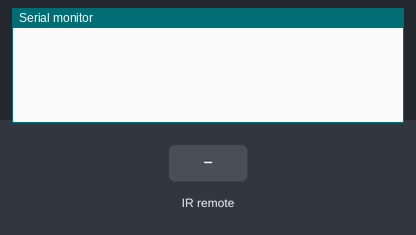
A sketch run on a simulated Arduino Uno, built with avr-gcc and run on an emulated ATmega328P. On the bench: the last lines printed to the serial monitor. The test bench sets the inputs (shaded band).

Above: at 1.2 s.
1.3 s: infrared code 0xFFA25D received
At 2.3 s:
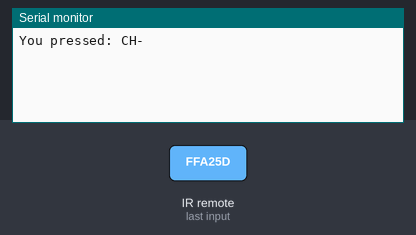
2.8 s: infrared code 0xFF22DD received
At 3.4 s:
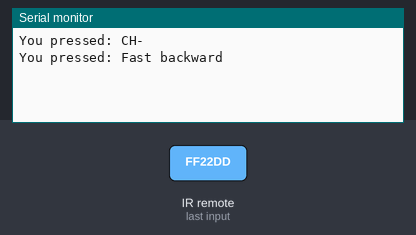
4.3 s: infrared code 0xFF02FD received
At 5.5 s:
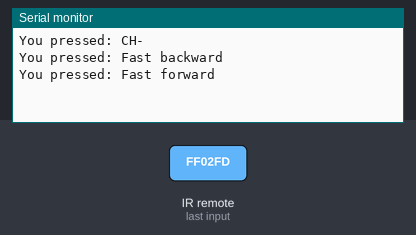
5.8 s: infrared code 0xFFC23D received
At 6.9 s:
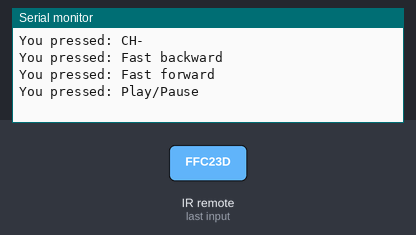
7.3 s: infrared code 0xFFE01F received
At 8.1 s:
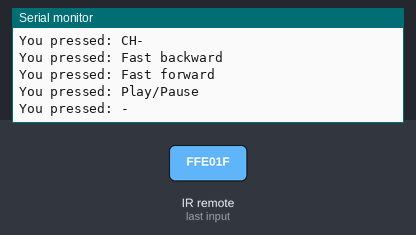
8.8 s: infrared code 0xFF906F received
At 9.2 s:
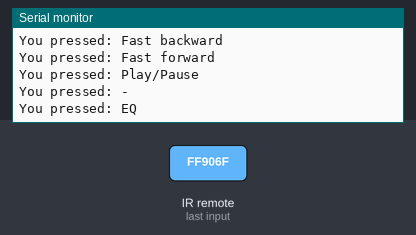

The sketch:

Infrared.ino
```cpp
#include <IRremote.h>

int recivePin = 11;
decode_results results;

IRrecv irrecv(recivePin);

int longPressCount = 0;

void setup() {
  // put your setup code here, to run once:
  Serial.begin(9600);
  irrecv.enableIRIn();
}

void loop() {
  // put your main code here, to run repeatedly:
  if (irrecv.decode(&results)) {
    if (results.value != 0xFFFFFFFF) {
      longPressCount = 0;
      Serial.print("You pressed: ");
    }
    switch (results.value) {
    case 0xFFA25D:
        Serial.println("CH-");
        break;
    case 0xFF629D:
        Serial.println("CH");
        break;
    case 0xFFE21D:
        Serial.println("CH+");
        break;
    case 0xFF22DD:
        Serial.println("Fast backward");
        break;
    case 0xFF02FD:
        Serial.println("Fast forward");
        break;
    case 0xFFC23D:
        Serial.println("Play/Pause");
        break;
    case 0xFFE01F:
        Serial.println("-");
        break;
    case 0xFFA857:
        Serial.println("+");
        break;
    case 0xFF906F:
        Serial.println("EQ");
        break;
    case 0xFF6897:
        Serial.println("0");
        break;
    case 0xFF9867:
        Serial.println("100+");
        break;
    case 0xFFB04F:
        Serial.println("200+");
        break;
    case 0xFF30CF:
        Serial.println("1");
        break;
    case 0xFF18E7:
        Serial.println("2");
        break;
    case 0xFF7A85:
        Serial.println("3");
        break;
    case 0xFF10EF:
        Serial.println("4");
        break;
    case 0xFF38C7:
        Serial.println("5");
        break;
    case 0xFF5AA5:
        Serial.println("6");
        break;
    case 0xFF42BD:
        Serial.println("7");
        break;
    case 0xFF4AB5:
        Serial.println("8");
        break;
    case 0xFF52AD:
        Serial.println("9");
        break;
    case 0xFFFFFFFFL:
        longPressCount++;
        if (longPressCount == 5) {
          // Only sent once.
          Serial.println("long press detected.");
        }
        break;
    default:
        Serial.println("???");
        break;
    }
    irrecv.resume();
  }
}
```

Measured:
- after the input at 1.3 s, the serial monitor: prints a new line at once (image 1)
- after the input at 2.8 s, the serial monitor: prints a new line at once (image 2)
- after the input at 4.3 s, the serial monitor: prints a new line at once (image 3)
- after the input at 5.8 s, the serial monitor: prints a new line at once (image 4)
- after the input at 7.3 s, the serial monitor: prints a new line at once (image 5)
- after the input at 8.8 s, the serial monitor: prints a new line at once (image 6)
